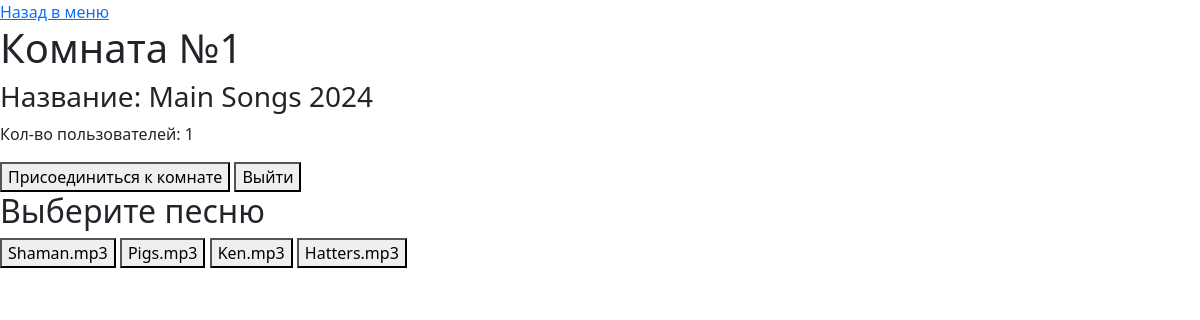
The app's page /service/room/1/ (signed in) with its own data.
### app/models.py (models this page shows, shortened)
class Room(models.Model):
    name = models.CharField(max_length=255)
    mx_users = models.IntegerField()
    amount_of_users = models.IntegerField(default = 1)
    song = models.CharField(max_length=255)
    timer = models.IntegerField()

class Song(models.Model):
    name = models.CharField(max_length=255)
    length = models.IntegerField()
    def __str__(self):
        return self.name

### app/views.py (the view)
# urls.py: path('service/room/<int:name>/', views.roomTemplate_page, name='roomTemplate_page'),
def roomTemplate_page(request, name):
    content={}
    room = Room.objects.get(id=name)
    songs = Song.objects.all()
    user = Account.objects.get(id=request.user.id)
    content['room'] = room
    content['songs'] = [song for song in songs]
    if request.method == 'POST' and 'AddToRoom' in request.POST:
        user.room = name
        user.save()
        return HttpResponseRedirect(f'/service/room/{name}/')
    if request.method == 'POST' and 'LeaveToRoom' in request.POST:
        user.room = 0
        user.save()
        return HttpResponseRedirect(f'/service/room/{name}/')
    return render(request, 'room.html', content)

### app/templates/room.html (shortened to what this page needs)
{% extends "base.html" %}
{% block content %}
{% load static %}
<a class="uk-button uk-button-default" href="/service/">Назад в меню</a>
<h1>Комната №{{room.id}}</h1>
<h3 class="uk-card-title"> Название: {{room.name}}</h3>
<p>Кол-во пользователей: {{room.amount_of_users}}</p>
<form class="uk-grid-small" method="post" enctype="multipart/form-data" uk-grid>
        <button
            class="uk-button uk-button-primary uk-width-1-3 uk-margin-medium-right uk-border-rounded"
            type="submit" name="AddToRoom">Присоединиться к комнате</button>
        <button
            class="uk-button uk-button-danger uk-width-1-3 uk-margin-medium-right uk-border-rounded"
            type="submit" name="LeaveToRoom">Выйти</button>
</form>
<h2>Выберите песню</h2>
<form id="songForm" method="post" enctype="multipart/form-data" uk-grid>
    {% for song in songs %}
        <button
            class="uk-button uk-button-secondary uk-width-1-3 uk-margin-medium-right uk-border-rounded song-button"
            data-song-name="{{ song }}"
            data-song-id = "{{ song.id }}"
            type="button">
            {{ song }}
        </button>
    {% endfor %}
</form>
{% endblock %}

### records on screen
Room: id "1", name "Main Songs 2024", amount_of_users "1"
Song: name "Shaman.mp3"
Song: name "Pigs.mp3"
Song: name "Ken.mp3"
Song: name "Hatters.mp3"
